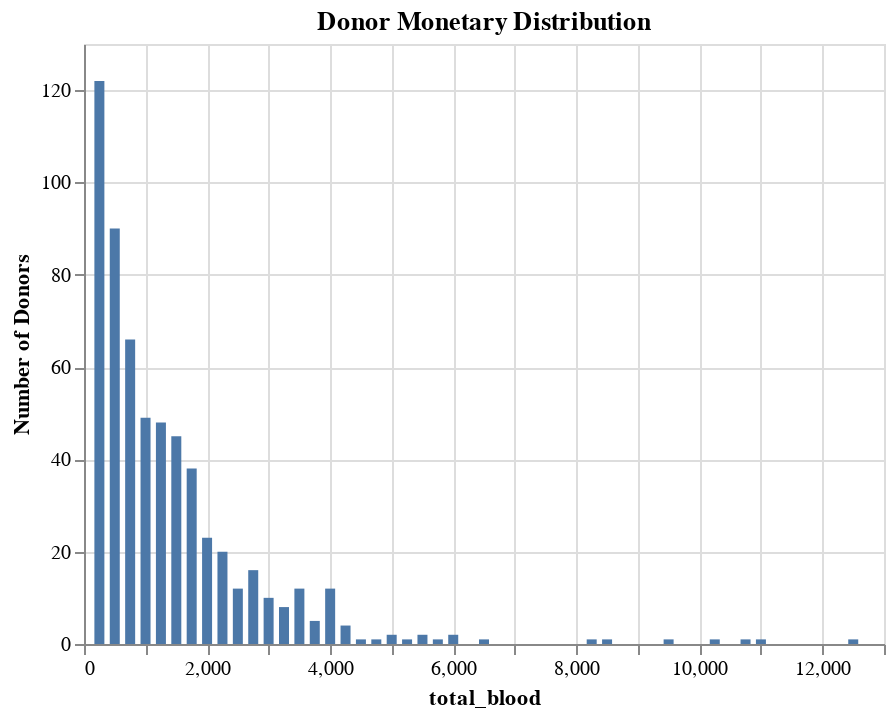

The notebook cell saved with this chart:
### Code cell
alt.Chart(blood_df_train).mark_bar().encode(
    alt.X("total_blood"),
    alt.Y("count()", title = "Number of Donors"),
).properties(title = "Donor Monetary Distribution")

### Figure 1 — Vega-Lite specification as saved in the notebook (floating-point values rounded to 4 significant figures; data arrays with more than 128 entries replaced by an {"elided": "..."} marker saying what was removed)
{"$schema": "https://vega.github.io/schema/vega-lite/v3.4.0.json", "config": {"mark": {"tooltip": null}, "view": {"height": 300, "width": 400}}, "data": {"name": "data-9f8fa43238d447b8286cb04f7cfdb9c3"}, "datasets": {"data-9f8fa43238d447b8286cb04f7cfdb9c3": {"elided": "598 records"}}, "encoding": {"x": {"field": "total_blood", "type": "quantitative"}, "y": {"aggregate": "count", "title": "Number of Donors", "type": "quantitative"}}, "mark": "bar", "title": "Donor Monetary Distribution"}
